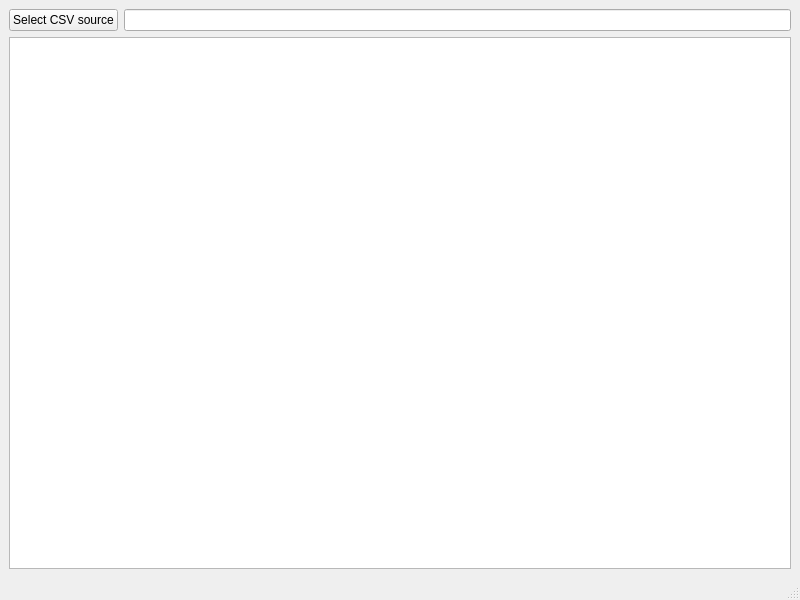
<?xml version="1.0" encoding="UTF-8"?>
<ui version="4.0">
 <class>MainWindow</class>
 <widget class="QMainWindow" name="MainWindow">
  <property name="geometry">
   <rect>
    <x>0</x>
    <y>0</y>
    <width>800</width>
    <height>600</height>
   </rect>
  </property>
  <property name="windowTitle">
   <string>CSVRegion viewer</string>
  </property>
  <widget class="QWidget" name="centralwidget">
   <layout class="QVBoxLayout" name="verticalLayout">
    <item>
     <layout class="QHBoxLayout" name="horizontalLayout">
      <item>
       <widget class="QPushButton" name="pushButtonSelectCSV">
        <property name="text">
         <string>Select CSV source</string>
        </property>
       </widget>
      </item>
      <item>
       <widget class="QLineEdit" name="lineEditCSVSourcePath"/>
      </item>
     </layout>
    </item>
    <item>
     <widget class="QTreeView" name="treeVieeRegions"/>
    </item>
   </layout>
  </widget>
  <widget class="QMenuBar" name="menubar">
   <property name="geometry">
    <rect>
     <x>0</x>
     <y>0</y>
     <width>800</width>
     <height>21</height>
    </rect>
   </property>
  </widget>
  <widget class="QStatusBar" name="statusbar"/>
 </widget>
 <resources/>
 <connections/>
</ui>
